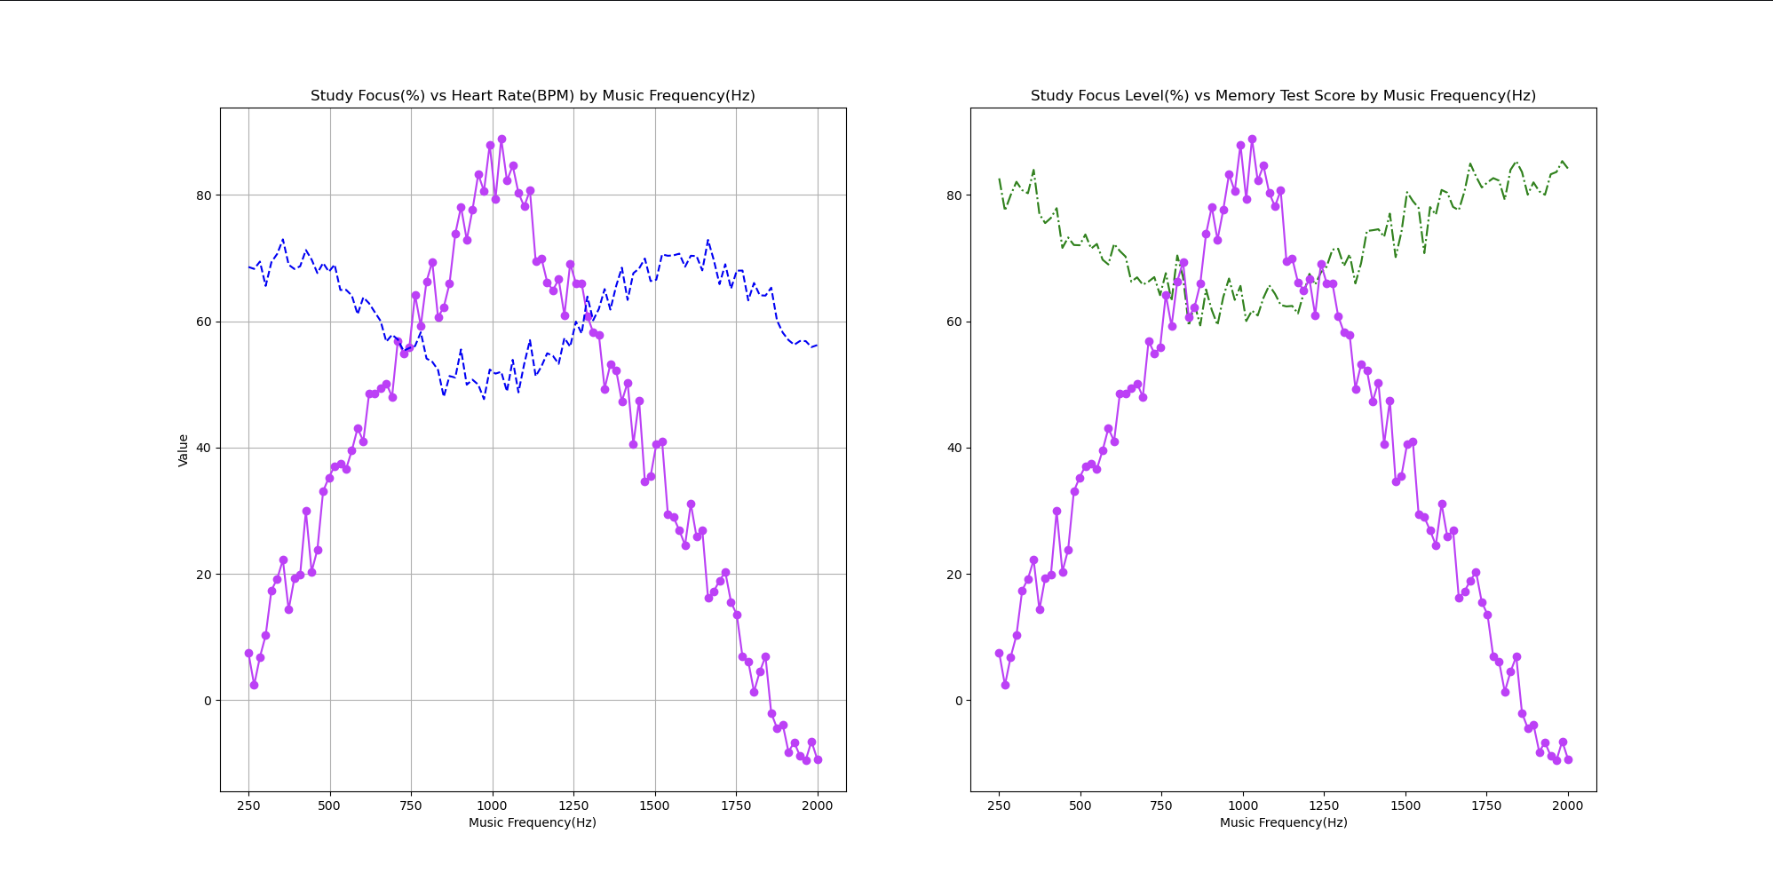

The Python source for this figure:
# Quiz14_202404002 강지수
# 음악 주파수와 공부의 관계 그래프

# 학번/이름 출력문
print("*****************")
print("202404002/강지수")
print("*****************")

import numpy as np
import matplotlib.pyplot as plt

# 파일 읽기
scores = np.loadtxt('/res/data.csv', delimiter=",")
# 음악 주파수 데이터
# Music_Frequency = range(250, 2000)
Music_Frequency = np.linspace(250, 2000, num=100)

fig, axs = plt.subplots(1, 2) # 1 x 2 subplot 생성
fig.set_size_inches(20, 10) # 그래프 크기 설정 (가로 15, 세로 5)

# 첫 번째 그래프
axs[0].plot(Music_Frequency, scores[:, 0], marker='o', color = '#CC33FF')
axs[0].plot(Music_Frequency, scores[:, 1], color = 'blue', linestyle="--")
axs[0].set_title('Study Focus(%) vs Heart Rate(BPM) by Music Frequency(Hz)')
axs[0].set_xlabel('Music Frequency(Hz)')
axs[0].set_ylabel('Value')
axs[0].grid(True) # 격자선 표시

# 두 번쨰 그래프
axs[1].plot(Music_Frequency, scores[:, 2], color = 'green', linestyle="-.")
axs[1].plot(Music_Frequency, scores[:, 0], marker='o', color = '#CC33FF')
axs[1].set_title('Study Focus Level(%) vs Memory Test Score by Music Frequency(Hz)')
axs[1].set_xlabel('Music Frequency(Hz)')

plt.show()
